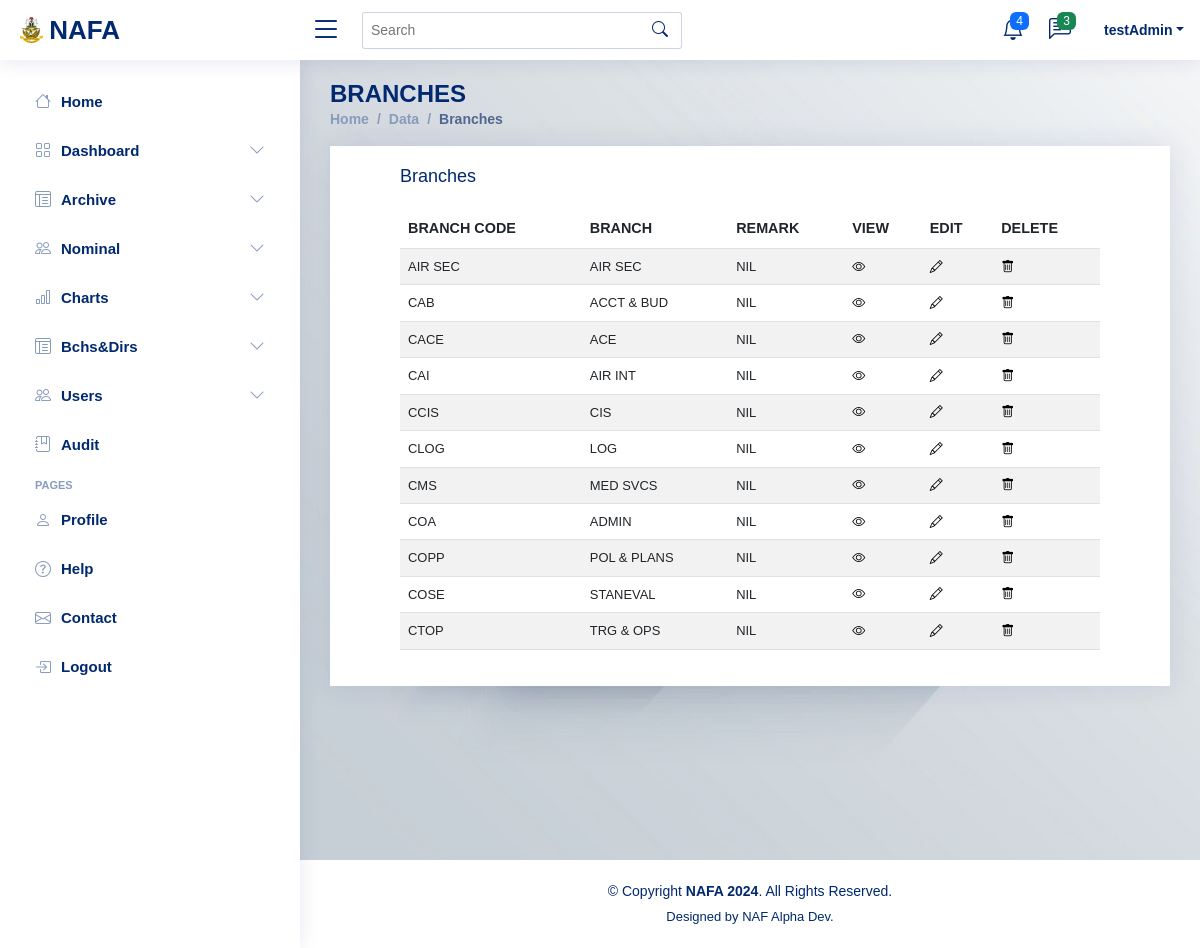
/ADMIN/adminBranches.php (signed in), run on the app's committed database.
### tables this page shows
CREATE TABLE `branches` (
  `BRANCH_CODE` varchar(100) NOT NULL,
  `BRANCH` varchar(100) NOT NULL,
  `REMARK` varchar(100) NOT NULL
);

### ADMIN/adminBranches.php (the view, shortened to what this page needs)
<?php
include 'adminHeader.php';
include('../Connection.php');
include 'adminSideNavBar.php';
    $branchSQL = "SELECT * FROM branches";
    $branchResult = mysqli_query($conn, $branchSQL);
?>
<main id="main" class="main"
  style="
    background-image: url('../IMAGES/img1.jpg');
    background-size: cover;
    background-position: center;
    min-height: 100vh;
    zIndex:-1;
    "
>
    <div class="pagetitle">
      <h1>BRANCHES</h1>
      <nav>
        <ol class="breadcrumb">
          <li class="breadcrumb-item"><a href="adminHome">Home</a></li>
          <li class="breadcrumb-item">Data</li>
          <li class="breadcrumb-item active">Branches</li>
        </ol>
      </nav>
    </div>
   <section class="section">
      <div class="row">
        <div class="col-lg-12">
          <div class="card" style="padding-left:50px; padding-right:50px; border-radius:1px;">
            <div class="card-body">
              <h5 class="card-title">Branches</h5>
            <div class="table-responsive" style="boder">
              <table class="table datatable table-striped second table-hover" style="text-transform:uppercase; font-size:90%;">
                <thead>
                  <tr>
                    <th scope="col">BRANCH CODE</th>
                    <th scope="col">BRANCH</th>
                    <th scope="col">Remark</th>
                    <th scope="col">View</th>
                    <th scope="col">Edit</th>
                    <th scope="col">Delete</th>
                  </tr>
                </thead>
                <tbody>
                       <?php
                    while($branchFetch=mysqli_fetch_assoc($branchResult))
            {
            ?>
                <tr id='userRow' style='text-transform: uppercase; font-size:90%;'>
                <td><?php echo $branchFetch['BRANCH_CODE']?></td>
                <td><?php echo $branchFetch['BRANCH']?></td>
                <td><?php echo $branchFetch['REMARK']?></td>
                <td><a style="color:black" href='adminViewBranch?branchCode=<?php echo $branchFetch['BRANCH_CODE'];?>' type='submit' id='viewButton'><i class='bi bi-eye' id='viewButton'></i></a></td>
                <td><a style="color:black" href='adminEditBranch?branchCode=<?php echo $branchFetch['BRANCH_CODE'];?>' type='submit'><i class='bi bi-pencil' id='editButton'></i></a></td>
                <td><a style="color:black" href='adminDeleteBranch?branchCode=<?php echo $branchFetch['BRANCH_CODE'];?>' type='submit' onClick='javascript:return confirm("\nARE YOU SURE YOU WANT TO DELETE THIS branch??? DELETING THIS branch REMOVES THE branch FROM THE DATABASE. CLICK OK TO DELETE AND CANCEL TO CANCEL .....\n");'><i class='bi bi-trash' id='deleteButton'></i></a></td></tr>
            <?php
            }
            ?>
                </tbody>
              </table>
        </div>
            </div>
          </div>
        </div>
      </div>
    </section>
  </main>
<?php
include 'adminFooter.php';
?>

### ADMIN/adminHeader.php (shortened to what this page needs)
<?php
if(isset($_SESSION['svcNo']) && isset($_SESSION['password']) && $_SESSION['account']=='ADMIN') {
?>
<!DOCTYPE html>
<html lang="en">
<head>
  <link href="../otherFiles/googleFonts2.css" rel="stylesheet">
  <link href="../assets/vendor/bootstrap/css/bootstrap.min.css" rel="stylesheet">
  <link href="../assets/vendor/bootstrap-icons/bootstrap-icons.css" rel="stylesheet">
  <link href="../assets/vendor/boxicons/css/boxicons.min.css" rel="stylesheet">
  <link href="../assets/vendor/quill/quill.snow.css" rel="stylesheet">
  <link href="../assets/vendor/quill/quill.bubble.css" rel="stylesheet">
  <link href="../assets/vendor/remixicon/remixicon.css" rel="stylesheet">
  <link href="../assets/vendor/simple-datatables/style.css" rel="stylesheet">
      <link rel="stylesheet" href="../CSS/styles.css">
  <link href="../assets/css/style.css" rel="stylesheet">
</head>
<body>
  <header id="header" class="header fixed-top d-flex align-items-center">
    <div class="d-flex align-items-center justify-content-between">
      <a href="adminHome" class="logo d-flex align-items-center">
        <img src="../IMAGES/logo.png" id="nafLogo" alt="">
        <span class="d-none d-lg-block">NAFA</span>
      </a>
      <i class="bi bi-list toggle-sidebar-btn"></i>
    </div>
    <div class="search-bar">
      <form method="post" action="" class="search-form d-flex align-items-center">
        <input type="text" name="query" placeholder="Search" title="Enter search keyword">
        <button type="submit" title="Search"><i class="bi bi-search"></i></button>
      </form>
    </div>
    <nav class="header-nav ms-auto">
      <ul class="d-flex align-items-center">
        <li class="nav-item dropdown">
          <a class="nav-link nav-icon" href="#" data-bs-toggle="dropdown">
            <i class="bi bi-bell"></i>
            <span class="badge bg-primary badge-number">4</span>
          </a>
        </li>
        <li class="nav-item dropdown">
          <a class="nav-link nav-icon" href="#" data-bs-toggle="dropdown">
            <i class="bi bi-chat-left-text"></i>
            <span class="badge bg-success badge-number">3</span>
          </a>
        </li>
        <li class="nav-item dropdown pe-3">
          <a class="nav-link nav-profile d-flex align-items-center pe-0" href="#" data-bs-toggle="dropdown">
            <span class="d-none d-md-block dropdown-toggle ps-2"><?php echo ($_SESSION['svcNo']);?></span>
          </a>
        </li>
      </ul>
    </nav>
  </header>
   <?php
}else{
    header("Location: ../login");
    exit();
}
  ?>

### ADMIN/adminSideNavBar.php (shortened to what this page needs)
<?php
if(isset($_SESSION['svcNo']) && isset($_SESSION['password']) && $_SESSION['account']=='ADMIN') {
?>
  <aside id="sidebar" class="sidebar">
    <ul class="sidebar-nav" id="sidebar-nav">
      <li class="nav-item">
        <a class="nav-link collapsed" href="adminHome">
          <i class="bi bi-house"></i>
          <span>Home</span>
        </a>
      </li>
        <li class="nav-item">
        <a class="nav-link collapsed" data-bs-target="#dashboard-nav" data-bs-toggle="collapse" href="#">
          <i class="bi bi-grid"></i><span>Dashboard</span><i class="bi bi-chevron-down ms-auto"></i>
        </a>
      </li>
         <li class="nav-item">
        <a class="nav-link collapsed" data-bs-target="#archive-nav" data-bs-toggle="collapse" href="#">
          <i class="bi bi-layout-text-window-reverse"></i><span>Archive</span><i class="bi bi-chevron-down ms-auto"></i>
        </a>
      </li>
        <li class="nav-item">
        <a class="nav-link collapsed" data-bs-target="#personnel-nav" data-bs-toggle="collapse" href="#">
          <i class="bi bi-people"></i><span>Nominal</span><i class="bi bi-chevron-down ms-auto"></i>
        </a>
      </li>
           <li class="nav-item">
        <a class="nav-link collapsed" data-bs-target="#charts-nav" data-bs-toggle="collapse" href="#">
          <i class="bi bi-bar-chart"></i><span>Charts</span><i class="bi bi-chevron-down ms-auto"></i>
        </a>
      </li>
         <li class="nav-item">
        <a class="nav-link collapsed" data-bs-target="#branches-nav" data-bs-toggle="collapse" href="#">
          <i class="bi bi-layout-text-window-reverse"></i><span>Bchs&Dirs</span><i class="bi bi-chevron-down ms-auto"></i>
        </a>
      </li>
      <li class="nav-item">
        <a class="nav-link collapsed" data-bs-target="#components-nav" data-bs-toggle="collapse" href="#">
         <i class="bi bi-people"></i><span>Users</span><i class="bi bi-chevron-down ms-auto"></i>
        </a>
      </li>
       <li class="nav-item">
        <a class="nav-link collapsed" href="adminAuditTrail">
          <i class="bi bi-journal-bookmark"></i>
          <span>Audit</span>
        </a>
      </li>
      <li class="nav-heading">Pages</li>
      <li class="nav-item">
        <a class="nav-link collapsed" href="adminUserProfile">
          <i class="bi bi-person"></i>
          <span>Profile</span>
        </a>
      </li>
      <li class="nav-item">
        <a class="nav-link collapsed" href="help">
          <i class="bi bi-question-circle"></i>
          <span>Help</span>
        </a>
      </li>
      <li class="nav-item">
        <a class="nav-link collapsed" href="adminContact">
          <i class="bi bi-envelope"></i>
          <span>Contact</span>
        </a>
      </li>
      <li class="nav-item">
        <a class="nav-link collapsed" href="../logout">
          <i class="bi bi-box-arrow-in-right"></i>
          <span>Logout</span>
        </a>
      </li>
    </ul>
  </aside>
     <?php
}else{
    header("Location: ../login");
    exit();
}
  ?>

### ADMIN/adminFooter.php (shortened to what this page needs)
<?php
if(isset($_SESSION['svcNo']) && isset($_SESSION['password']) && $_SESSION['account']=='ADMIN') {
?>
  <footer id="footer" class="footer" style="background-color:white; color:black; border:1px solid white;">
    <div class="copyright">
      &copy; Copyright <strong><span>NAFA 2024</span></strong>. All Rights Reserved.
    </div>
    <div class="credits">
      Designed by NAF Alpha Dev.
    </div>
  </footer>
</body>
</html>
   <?php
}else{
    header("Location: ../login");
    exit();
}
  ?>

### assets/css/style.css (style rules this page uses)
:root { scroll-behavior: smooth; }
body { font-family: "Open Sans", sans-serif; background: #f6f9ff; color: #444444; }
a { color: #4154f1; text-decoration: none; }
h1, h2, h3, h4, h5, h6 { font-family: "Nunito", sans-serif; }
#main { margin-top: 60px; padding: 20px 30px; transition: all 0.3s; }
.pagetitle { margin-bottom: 10px; }
.pagetitle h1 { font-size: 24px; margin-bottom: 0; font-weight: 600; color: #012970; }
.card { margin-bottom: 30px; border: none; border-radius: 5px; box-shadow: 0px 0 30px rgba(1, 41, 112, 0.1); }
.card-title { padding: 20px 0 15px 0; font-size: 18px; font-weight: 500; color: #012970; font-family: "Poppins", sans-serif; }
.card-body { padding: 0 20px 20px 20px; }
.breadcrumb { font-size: 14px; font-family: "Nunito", sans-serif; color: #899bbd; font-weight: 600; }
.breadcrumb a { color: #899bbd; transition: 0.3s; }
.breadcrumb .breadcrumb-item::before { color: #899bbd; }
.breadcrumb .active { color: #51678f; font-weight: 600; }
.logo { line-height: 1; }
@media (min-width: 1200px) { .logo { width: 280px; } }
.logo img { max-height: 26px; margin-right: 6px; }
.logo span { font-size: 26px; font-weight: 700; color: #012970; font-family: "Nunito", sans-serif; }
.header { transition: all 0.5s; z-index: 997; height: 60px; box-shadow: 0px 2px 20px rgba(1, 41, 112, 0.1); background-color: #fff; padding-left: 20px; }
.header .toggle-sidebar-btn { font-size: 32px; padding-left: 10px; cursor: pointer; color: #012970; }
.header .search-bar { min-width: 360px; padding: 0 20px; }
.header .search-form { width: 100%; }
.header .search-form input { border: 0; font-size: 14px; color: #012970; border: 1px solid rgba(1, 41, 112, 0.2); padding: 7px 38px 7px 8px; border-radius: 3px; transition: 0.3s; width: 100%; }
.header .search-form button { border: 0; padding: 0; margin-left: -30px; background: none; }
.header .search-form button i { color: #012970; }
.header-nav ul { list-style: none; }
.header-nav>ul { margin: 0; padding: 0; }
.header-nav .nav-icon { font-size: 22px; color: #012970; margin-right: 25px; position: relative; }
.header-nav .nav-profile { color: #012970; }
.header-nav .nav-profile span { font-size: 14px; font-weight: 600; }
.header-nav .badge-number { position: absolute; inset: -2px -5px auto auto; font-weight: normal; font-size: 12px; padding: 3px 6px; }
.sidebar { position: fixed; top: 60px; left: 0; bottom: 0; width: 300px; z-index: 996; transition: all 0.3s; padding: 20px; overflow-y: auto; scrollbar-width: thin; scrollbar-color: #aab7cf transparent; box-shadow: 0px 0px 20px rgba(1, 41, 112, 0.1); background-color: #fff; }
@media (min-width: 1200px) { #main, #footer { margin-left: 300px; } }
.sidebar-nav { padding: 0; margin: 0; list-style: none; }
.sidebar-nav li { padding: 0; margin: 0; list-style: none; }
.sidebar-nav .nav-item { margin-bottom: 5px; }
.sidebar-nav .nav-heading { font-size: 11px; text-transform: uppercase; color: #899bbd; font-weight: 600; margin: 10px 0 5px 15px; }
.sidebar-nav .nav-link { display: flex; align-items: center; font-size: 15px; font-weight: 600; color: #4154f1; transition: 0.3; background: #f6f9ff; padding: 10px 15px; border-radius: 4px; }
.sidebar-nav .nav-link i { font-size: 16px; margin-right: 10px; color: #4154f1; }
.sidebar-nav .nav-link.collapsed { color: #012970; background: #fff; }
.sidebar-nav .nav-link.collapsed i { color: #899bbd; }
.sidebar-nav .nav-link .bi-chevron-down { margin-right: 0; transition: transform 0.2s ease-in-out; }
.footer { padding: 20px 0; font-size: 14px; transition: all 0.3s; border-top: 1px solid #cddfff; }
.footer .copyright { text-align: center; color: #012970; }
.footer .credits { padding-top: 5px; text-align: center; font-size: 13px; color: #012970; }

### data on the page
branches: BRANCH_CODE "AIR SEC", BRANCH "AIR SEC", REMARK "NIL"
branches: BRANCH_CODE "CAB", BRANCH "ACCT & BUD", REMARK "NIL"
branches: BRANCH_CODE "CACE", BRANCH "ACE", REMARK "NIL"
branches: BRANCH_CODE "CAI", BRANCH "AIR INT", REMARK "NIL"
branches: BRANCH_CODE "CCIS", BRANCH "CIS", REMARK "NIL"
branches: BRANCH_CODE "CLOG", BRANCH "LOG", REMARK "NIL"
branches: BRANCH_CODE "CMS", BRANCH "MED SVCS", REMARK "NIL"
branches: BRANCH_CODE "COA", BRANCH "ADMIN", REMARK "NIL"
branches: BRANCH_CODE "COPP", BRANCH "POL & PLANS", REMARK "NIL"
branches: BRANCH_CODE "COSE", BRANCH "STANEVAL", REMARK "NIL"
branches: BRANCH_CODE "CTOP", BRANCH "TRG & OPS", REMARK "NIL"

### other printed values
$_SESSION['svcNo'] "testAdmin"
